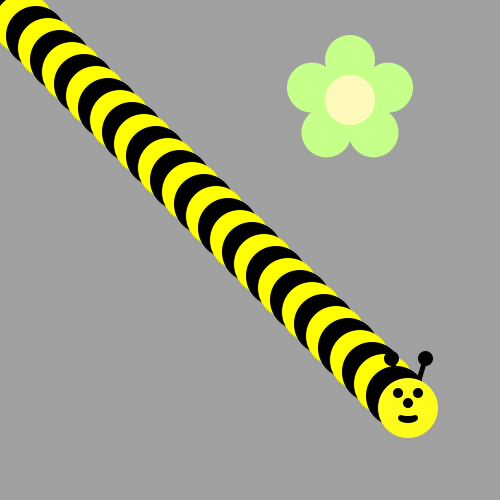
Frame 1 (no input)
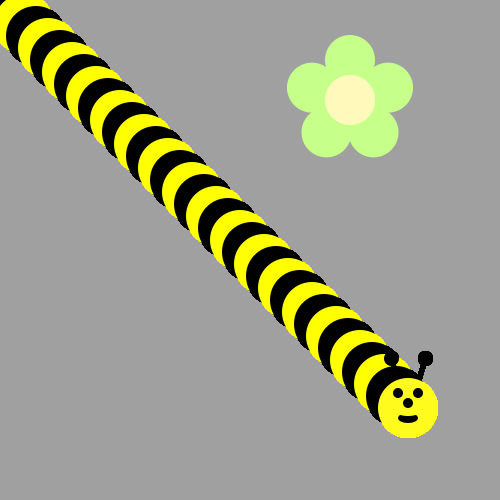
Frame 60 (the mouse pressed at the canvas centre just before this capture)
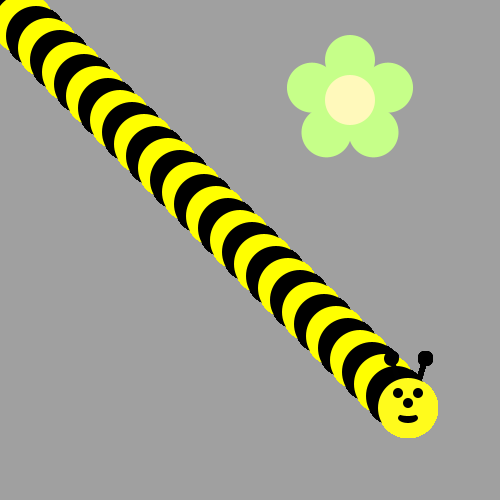
Frame 120 (the mouse held since frame 60 and released just before this capture)

The Processing sketch that drew these frames (run headless with seeded random() and noise(); from frame 60 on, the mouse is pressed at the canvas centre):

// Processing sketch: bumble_bee
// ── bumble_bee.pde

void setup() {
     ellipseMode(CENTER);
     size(500, 500);
     background(160, 160, 160);
     drawFlower(350, 100);
}

void draw() {
  
// First run the program and you should see a flower.  
  
  
/* Then, use a loop to make a body for the Bee! 
(see the image on the recipe, it's a diagonal line of circles)
Use remainder to make the colors alternate between yellow and black
*/


for(int i=1; i<= 33; i++){
if(i % 2 == 0){
 fill(255, 255, 0);
  
}
else if(i % 2 == 1){
 fill(0,0,0);
  
}

ellipse(12*i, 12*i,60,60);

}




/*
Now put his head on using drawBeeFace(x,y)
*/

drawBeeFace(12*34, 12*34);


}

/**************   Use these methods but  DON'T CHANGE THE CODE BELOW  **************/

void drawFlower(int x, int y) {
     noStroke();
     translate(x, y);
     // draw 5 petals, rotating after each one
     fill(#c6ff89);      // green
      for (int i = 0; i < 5; i++) {
           ellipse(0, -40, 50, 50);
          rotate(radians(72));
     }
     fill(#fff9bb); // light yellow
     ellipse(0, 0, 50, 50);
} 
void drawBeeFace(int BeeFaceX, int BeeFaceY) {
     noStroke();
     fill(0, 0, 0);
     stroke(1);
     strokeWeight(5);
     line(BeeFaceX-10, BeeFaceY-27, BeeFaceX-17, BeeFaceY-50);
     line(BeeFaceX+10, BeeFaceY-27, BeeFaceX+17, BeeFaceY-50);
     ellipse(BeeFaceX-17, BeeFaceY-50, 10, 10);
     ellipse(BeeFaceX+17, BeeFaceY-50, 10, 10);
     noStroke();
     fill(255, 251, 28);
     ellipse(BeeFaceX, BeeFaceY, 60, 60); // face
     fill(255, 237, 209);
     fill(0,0,0);
      ellipse(BeeFaceX-10, BeeFaceY-15, 10, 10); // eyes
     ellipse(BeeFaceX+10, BeeFaceY-15, 10, 10);
      ellipse(BeeFaceX, BeeFaceY-5, 10, 10); // nose
      ellipse(BeeFaceX, BeeFaceY+10, 20, 10);// mouth
     fill(255, 251, 28);
     ellipse(BeeFaceX, BeeFaceY+5, 20, 6);
}
